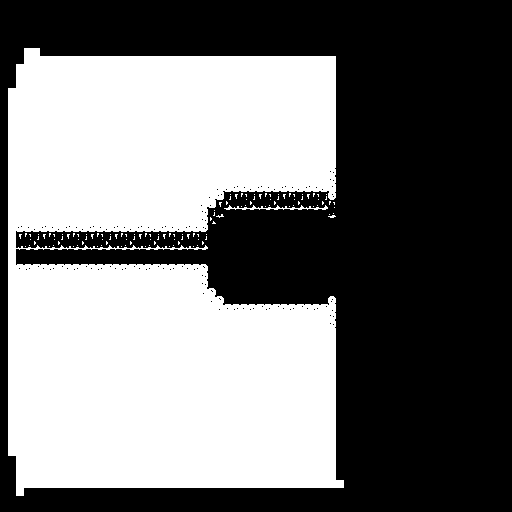

A level layout from a 2D game, rendered from its tile map. Below: a short description, then the map file with tile-grid data replaced by summaries:
An orthogonal 64x64 tile map with 8x8 px tiles, 1 tile layer (map) and 27 objects (2x Snow 1, Player Start, Jetty, Snow 3, Snow 2, ...).

<map version="1.10" tiledversion="1.11.2" orientation="orthogonal" renderorder="right-down" width="64" height="64" tilewidth="8" tileheight="8" infinite="0" nextlayerid="3" nextobjectid="43">
 <editorsettings>
  <export target="../public/assets/tilemaps/spring_again_jetty_area.json" format="json" />
 </editorsettings>
 <tileset firstgid="1" name="snow" tilewidth="8" tileheight="8" spacing="8" margin="8" tilecount="64" columns="8">
  <image source="../public/assets/tilemaps/snow.png" width="136" height="136" />
  <tile id="0">
   <properties>
    <property name="collision" type="bool" value="true" />
   </properties>
  </tile>
  <tile id="1">
   <properties>
    <property name="collision" type="bool" value="true" />
   </properties>
  </tile>
  <tile id="2">
   <properties>
    <property name="collision" type="bool" value="true" />
   </properties>
  </tile>
  <tile id="3">
   <properties>
    <property name="collision" type="bool" value="true" />
   </properties>
  </tile>
  <tile id="4">
   <properties>
    <property name="collision" type="bool" value="true" />
   </properties>
  </tile>
  <tile id="5">
   <properties>
    <property name="collision" type="bool" value="true" />
   </properties>
  </tile>
  <tile id="6">
   <properties>
    <property name="collision" type="bool" value="true" />
   </properties>
  </tile>
  <tile id="8">
   <properties>
    <property name="collision" type="bool" value="true" />
   </properties>
  </tile>
  <tile id="9">
   <properties>
    <property name="collision" type="bool" value="true" />
   </properties>
  </tile>
  <tile id="10">
   <properties>
    <property name="collision" type="bool" value="true" />
   </properties>
  </tile>
  <tile id="11">
   <properties>
    <property name="collision" type="bool" value="true" />
   </properties>
  </tile>
  <tile id="12">
   <properties>
    <property name="collision" type="bool" value="true" />
   </properties>
  </tile>
  <tile id="13">
   <properties>
    <property name="collision" type="bool" value="true" />
   </properties>
  </tile>
  <tile id="14">
   <properties>
    <property name="collision" type="bool" value="true" />
   </properties>
  </tile>
  <tile id="16">
   <properties>
    <property name="collision" type="bool" value="true" />
   </properties>
  </tile>
  <tile id="17">
   <properties>
    <property name="collision" type="bool" value="true" />
   </properties>
  </tile>
  <tile id="18">
   <properties>
    <property name="collision" type="bool" value="true" />
   </properties>
  </tile>
  <tile id="19">
   <properties>
    <property name="collision" type="bool" value="true" />
   </properties>
  </tile>
  <tile id="20">
   <properties>
    <property name="collision" type="bool" value="true" />
   </properties>
  </tile>
  <tile id="21">
   <properties>
    <property name="collision" type="bool" value="true" />
   </properties>
  </tile>
  <tile id="22">
   <properties>
    <property name="collision" type="bool" value="true" />
   </properties>
  </tile>
  <tile id="24">
   <properties>
    <property name="collision" type="bool" value="true" />
   </properties>
  </tile>
  <tile id="25">
   <properties>
    <property name="collision" type="bool" value="false" />
   </properties>
  </tile>
  <tile id="26">
   <properties>
    <property name="collision" type="bool" value="false" />
   </properties>
  </tile>
  <tile id="27">
   <properties>
    <property name="collision" type="bool" value="false" />
   </properties>
  </tile>
  <tile id="28">
   <properties>
    <property name="collision" type="bool" value="true" />
   </properties>
  </tile>
  <tile id="29">
   <properties>
    <property name="collision" type="bool" value="true" />
   </properties>
  </tile>
  <tile id="30">
   <properties>
    <property name="collision" type="bool" value="true" />
   </properties>
  </tile>
  <tile id="32">
   <properties>
    <property name="collision" type="bool" value="true" />
   </properties>
  </tile>
  <tile id="33">
   <properties>
    <property name="collision" type="bool" value="true" />
   </properties>
  </tile>
  <tile id="34">
   <properties>
    <property name="collision" type="bool" value="true" />
   </properties>
  </tile>
  <tile id="35">
   <properties>
    <property name="collision" type="bool" value="true" />
   </properties>
  </tile>
  <tile id="36">
   <properties>
    <property name="collision" type="bool" value="true" />
   </properties>
  </tile>
  <tile id="37">
   <properties>
    <property name="collision" type="bool" value="true" />
   </properties>
  </tile>
  <tile id="38">
   <properties>
    <property name="collision" type="bool" value="true" />
   </properties>
  </tile>
  <tile id="40">
   <properties>
    <property name="collision" type="bool" value="false" />
   </properties>
  </tile>
 </tileset>
 <layer id="1" name="map" width="64" height="64">
  <data>[4096 cells, 2209 non-empty, 26 distinct tile ids]</data>
 </layer>
 <objectgroup id="2" name="objects">
  <object id="1" name="Player Start" x="258" y="261">
   <point />
  </object>
  <object id="2" name="Jetty" x="368" y="264">
   <point />
  </object>
  <object id="3" name="Snow 1" x="257" y="236">
   <point />
  </object>
  <object id="4" name="Snow 3" x="244" y="286">
   <point />
  </object>
  <object id="5" name="Snow 2" x="284" y="229">
   <point />
  </object>
  <object id="6" name="Snow 1" x="290" y="290">
   <point />
  </object>
  <object id="7" name="Snow 4" x="218" y="278">
   <point />
  </object>
  <object id="12" name="Block Player From Exit" x="196" y="248" width="8" height="17" />
  <object id="21" name="Snow Barrier Interaction" x="208" y="225" width="26" height="47" />
  <object id="22" name="Snowman Interaction" x="293" y="217" width="35" height="28" />
  <object id="23" name="Snowman" x="316" y="232">
   <point />
  </object>
  <object id="24" name="Swim To" x="476" y="262">
   <point />
  </object>
  <object id="25" name="Ice Cube Interaction" x="293" y="266" width="35" height="30" />
  <object id="26" name="Ice Cube" x="316" y="279">
   <point />
  </object>
  <object id="27" name="Ice Cube Swim To" x="420" y="290">
   <point />
  </object>
  <object id="28" name="In Front Of Snowman" x="293" y="229">
   <point />
  </object>
  <object id="29" name="Edge" x="396" y="256">
   <point />
  </object>
  <object id="30" name="Peak" x="409" y="246">
   <point />
  </object>
  <object id="31" name="Water" x="416" y="262">
   <point />
  </object>
  <object id="32" name="Snow Barrier" x="204" y="248">
   <point />
  </object>
  <object id="33" name="In Front Of Ice Cube" x="293" y="284">
   <point />
  </object>
  <object id="37" name="To Jetty 1" x="324" y="256">
   <point />
  </object>
  <object id="38" name="To Jetty 2" x="392" y="256">
   <point />
  </object>
  <object id="39" name="To Jetty 3" x="376" y="256">
   <point />
  </object>
  <object id="40" name="Final Cutscene Area" x="352" y="248" width="8" height="16" />
  <object id="41" name="Camera Bounds" x="117" y="77" width="360" height="398" />
  <object id="42" name="Player Move To Opening" x="240" y="261">
   <point />
  </object>
 </objectgroup>
</map>
